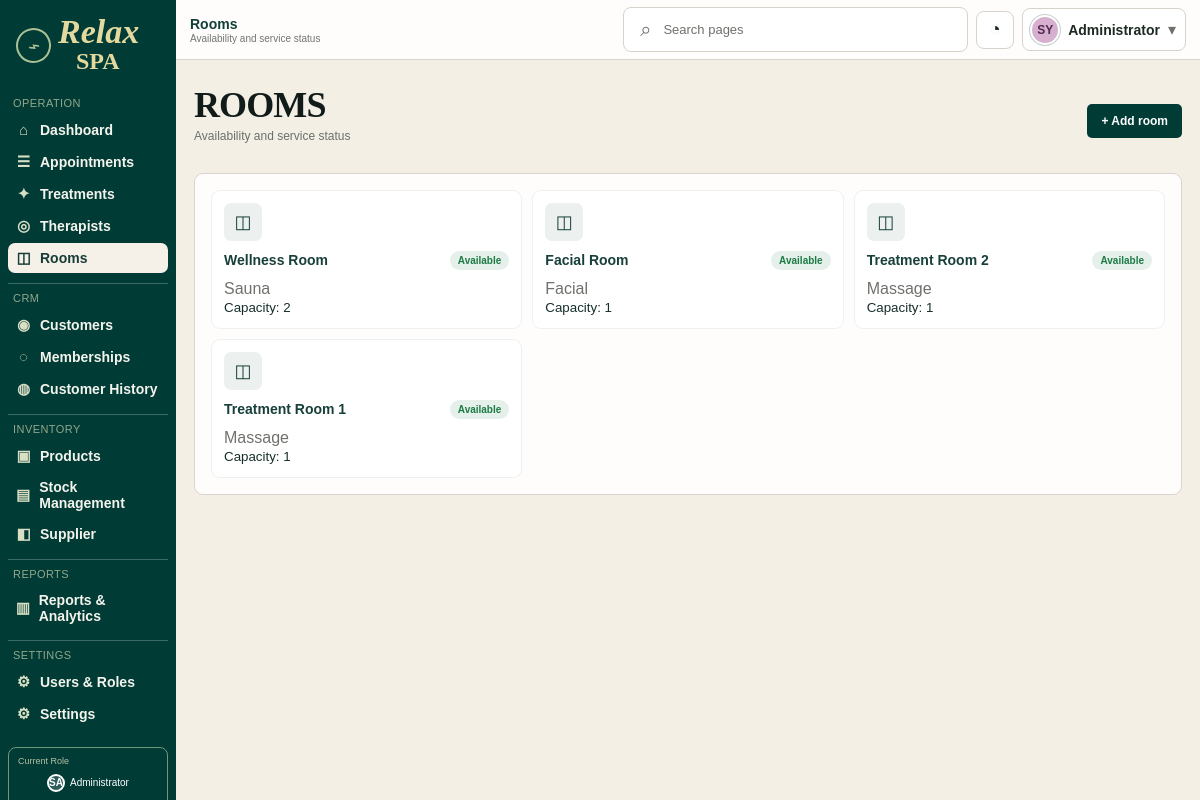
The app's page /?route=rooms (signed in) with its own data.
### tables this page shows
CREATE TABLE treatment_rooms (
    id BIGINT UNSIGNED AUTO_INCREMENT PRIMARY KEY,
    room_code VARCHAR(30) NOT NULL UNIQUE,
    room_name VARCHAR(100) NOT NULL,
    room_type VARCHAR(100) NULL,
    capacity SMALLINT UNSIGNED NOT NULL DEFAULT 1,
    status ENUM('available','occupied','cleaning','under_maintenance')
        NOT NULL DEFAULT 'available',
    notes TEXT NULL,
    created_at TIMESTAMP NOT NULL DEFAULT CURRENT_TIMESTAMP,
    updated_at TIMESTAMP NOT NULL DEFAULT CURRENT_TIMESTAMP ON UPDATE CURRENT_TIMESTAMP
);

### app/Controllers/RoomController.php (called while the page is built, shortened)
<?php
require_once __DIR__ . '/../Models/TreatmentRoom.php';
require_once __DIR__ . '/../../config/database.php';
final class RoomController
{
    public function index(): void
    {
        $isReceptionist = strtolower((string) ($_SESSION['user']['role'] ?? '')) === 'receptionist';
        $roomModel = new TreatmentRoom(Database::connection());
        $rooms = [];
        try {
            $rooms = $roomModel->all($isReceptionist);
        } catch (Throwable $e) {
        }
        require __DIR__ . '/../Views/rooms/index.php';
    }
}

### config/database.php (called while the page is built, shortened)
<?php
require_once __DIR__ . '/config.php';
final class Database
{
    private static ?PDO $connection = null;
    public static function connection(): PDO
    {
        if (self::$connection instanceof PDO) {
            return self::$connection;
        }
        $host = '127.0.0.1';
        $port = '3306';
        $db   = 'spa_management';
        $user = 'root';
        $pass = '';
        $dsn = "mysql:host={$host};port={$port};dbname={$db};charset=utf8mb4";
        self::$connection = new PDO(
            $dsn,
            $user,
            $pass,
            [
                PDO::ATTR_ERRMODE => PDO::ERRMODE_EXCEPTION,
                PDO::ATTR_DEFAULT_FETCH_MODE => PDO::FETCH_ASSOC,
                PDO::ATTR_EMULATE_PREPARES => false,
            ]
        );
        return self::$connection;
    }
}

### app/Models/TreatmentRoom.php (called while the page is built, shortened)
<?php
final class TreatmentRoom
{
	public function all(bool $ascending = false): array
	{
		$stmt = $this->db->query(
			'SELECT r.id, r.room_code, r.room_name, r.room_type, r.capacity, r.status, r.notes,
					(SELECT a.id
					 FROM appointments a
					 WHERE a.room_id = r.id
					   AND a.appointment_date = CURDATE()
					   AND a.start_time <= CURTIME()
					   AND a.end_time > CURTIME()
					   AND a.status IN (\'confirmed\', \'in_progress\')
					 ORDER BY a.start_time DESC
					 LIMIT 1) AS current_appointment_id,
					(SELECT t.full_name
					 FROM appointments a
					 LEFT JOIN therapists t ON t.id = a.therapist_id
					 WHERE a.room_id = r.id
					   AND a.appointment_date = CURDATE()
					   AND a.start_time <= CURTIME()
					   AND a.end_time > CURTIME()
					   AND a.status IN (\'confirmed\', \'in_progress\')
					 ORDER BY a.start_time DESC
					 LIMIT 1) AS current_therapist,
					(SELECT TIME_FORMAT(a.end_time, \'%l:%i%p\')
					 FROM appointments a
					 WHERE a.room_id = r.id
					   AND a.appointment_date = CURDATE()
					   AND a.start_time <= CURTIME()
					   AND a.end_time > CURTIME()
					   AND a.status IN (\'confirmed\', \'in_progress\')
					 ORDER BY a.start_time DESC
					 LIMIT 1) AS occupied_until
			 FROM treatment_rooms r
			 ORDER BY r.id ' . ($ascending ? 'ASC' : 'DESC')
		);
		return array_map(static function (array $room): array {
			$statusMap = [
				'available' => ['label' => 'Available', 'class' => 'available'],
				'occupied' => ['label' => 'Occupied', 'class' => 'occupied'],
				'cleaning' => ['label' => 'Cleaning', 'class' => 'cleaning'],
				'under_maintenance' => ['label' => 'Maintenance', 'class' => 'maintenance'],
			];
			$status = $statusMap[$room['status']] ?? $statusMap['available'];
			$isOccupied = !empty($room['current_appointment_id']) && !in_array($room['status'], ['cleaning', 'under_maintenance'], true);
			if ($isOccupied) {
				$status = $statusMap['occupied'];
			}
			return [
				'id' => (int) $room['id'],
				'number' => $room['room_name'] ?: $room['room_code'],
				'type' => $room['room_type'] ?: 'Treatment room',
				'capacity' => (int) $room['capacity'],
				'status' => $status['label'],
				'status_class' => $status['class'],
				'therapist' => $isOccupied ? ((string) ($room['current_therapist'] ?? '') ?: 'Guest appointment') : '',
				'occupied_until' => $isOccupied ? (string) $room['occupied_until'] : '',
			];
		}, $stmt->fetchAll(PDO::FETCH_ASSOC));
	}
}

### app/Views/rooms/index.php (the view, shortened to what this page needs)
<?php
$isReceptionist = strtolower((string) ($_SESSION['user']['role'] ?? '')) === 'receptionist';
?>
<!doctype html>
<html lang="en">
<head>
    <link rel="stylesheet" href="<?= e(APP_URL) ?>/public/css/style.css?v=<?= e(asset_version('public/css/style.css')) ?>">
</head>
<body class="dashboard-page <?= $isReceptionist ? 'receptionist-role' : '' ?>" data-role="<?= e(strtolower((string) ($_SESSION['user']['role'] ?? ''))) ?>">
    <div class="dashboard-shell">
        <aside class="sidebar">
            <div class="brand-block">
                <div class="brand-mark">
                    <span class="brand-leaf">⌁</span>
                    <div class="brand-text">
                        <div class="brand-name">Relax</div>
                        <div class="brand-subtitle">SPA</div>
                    </div>
                </div>
            </div>
            <nav class="sidebar-menu">
                <div class="nav-section">
                    <a class="nav-item" href="<?= e(APP_URL) ?>/?route=dashboard"><span class="nav-icon">⌂</span><span>Dashboard</span></a>
                    <a class="nav-item" href="<?= e(APP_URL) ?>/?route=appointments"><span class="nav-icon">☰</span><span>Appointments</span></a>
                    <a class="nav-item" href="<?= e(APP_URL) ?>/?route=services"><span class="nav-icon">✦</span><span>Treatments</span></a>
                    <a class="nav-item" href="<?= e(APP_URL) ?>/?route=therapists"><span class="nav-icon">◎</span><span>Therapists</span></a>
                    <a class="nav-item active" href="<?= e(APP_URL) ?>/?route=rooms"><span class="nav-icon">◫</span><span>Rooms</span></a>
                </div>
                <div class="nav-section">
                    <a class="nav-item" href="<?= e(APP_URL) ?>/?route=customers"><span class="nav-icon">◉</span><span>Customers</span></a>
                    <a class="nav-item" href="<?= e(APP_URL) ?>/?route=memberships"><span class="nav-icon">◌</span><span>Memberships</span></a>
                    <a class="nav-item" href="<?= e(APP_URL) ?>/?route=customer-history"><span class="nav-icon">◍</span><span>Customer History</span></a>
                </div>
                <div class="nav-section">
                    <a class="nav-item" href="<?= e(APP_URL) ?>/?route=products"><span class="nav-icon">▣</span><span>Products</span></a>
                    <a class="nav-item" href="<?= e(APP_URL) ?>/?route=stock-management"><span class="nav-icon">▤</span><span>Stock Management</span></a>
                    <a class="nav-item" href="<?= e(APP_URL) ?>/?route=suppliers"><span class="nav-icon">◧</span><span>Supplier</span></a>
                </div>
                <div class="nav-section">
                    <a class="nav-item" href="<?= e(APP_URL) ?>/?route=reports"><span class="nav-icon">▥</span><span>Reports &amp; Analytics</span></a>
                </div>
                <div class="nav-section">
                    <a class="nav-item" href="<?= e(APP_URL) ?>/?route=users-and-roles"><span class="nav-icon">⚙</span><span>Users &amp; Roles</span></a>
                    <a class="nav-item" href="<?= e(APP_URL) ?>/?route=settings"><span class="nav-icon">⚙</span><span>Settings</span></a>
                </div>
            </nav>
            <?= sidebar_role_footer() ?>
        </aside>
        <main class="main-panel">
            <header class="topbar">
                <div class="topbar-left"><div class="welcome-text">Welcome back, <?= e((string) ($_SESSION['user']['full_name'] ?? $_SESSION['user']['username'] ?? 'Admin')) ?>!</div></div>
                <div class="topbar-actions">
                    <div class="search-box"><span class="search-icon">⌕</span><span>Search</span></div>
                    <button class="icon-button" aria-label="Notifications">◔</button>
                    <div class="user-chip"><?= profile_avatar($_SESSION['user'] ?? [], 'user-name', strtoupper(substr((string) ($_SESSION['user']['full_name'] ?? $_SESSION['user']['username'] ?? 'SV'), 0, 2))) ?><span class="user-role"><?= e(role_label((string) ($_SESSION['user']['role'] ?? 'admin'))) ?></span><span class="user-chevron">▾</span></div>
                </div>
            </header>
            <div class="content-wrap <?= $isReceptionist ? 'receptionist-rooms-page' : '' ?>">
                <?php if ($isReceptionist): ?>
                    <?php
                        $availableRoomCount = count(array_filter($rooms, static fn (array $room): bool => $room['status'] === 'Available'));
                    ?>
                    <div class="page-heading receptionist-rooms-heading">
                        <div>
                            <h1 class="page-title">ROOMS</h1>
                            <div class="page-date"><?= number_format($availableRoomCount) ?> of <?= number_format(count($rooms)) ?> treatment rooms available right now.</div>
                        </div>
                        <div class="receptionist-rooms-date"><span aria-hidden="true">▣</span><?= e(date('M j, Y')) ?></div>
                    </div>
                    <section class="receptionist-room-grid" aria-label="Treatment room availability">
                        <?php if ($rooms === []): ?>
                            <p class="receptionist-room-empty">No treatment rooms are available.</p>
                        <?php endif; ?>
                        <?php foreach ($rooms as $room): ?>
                            <article class="receptionist-room-card receptionist-room-<?= e($room['status_class']) ?>">
                                <div class="receptionist-room-card-top">
                                    <span class="receptionist-room-icon" aria-hidden="true">⌂</span>
                                    <span class="receptionist-room-status status-<?= e($room['status_class']) ?>"><?= e($room['status']) ?></span>
                                </div>
                                <div class="receptionist-room-card-body">
                                    <h2><?= e($room['number']) ?></h2>
                                    <p><?= e($room['type']) ?><?= (int) $room['capacity'] > 1 ? ' · ' . e((string) $room['capacity']) . ' beds' : '' ?></p>
                                    <div class="receptionist-room-assignment">
                                        <span><?= e($room['therapist'] !== '' ? $room['therapist'] : ($room['status'] === 'Available' ? 'Ready for guests' : $room['status'])) ?></span>
                                        <span><?= e($room['occupied_until'] !== '' ? 'Until ' . $room['occupied_until'] : ($room['status'] === 'Available' ? 'Available now' : '')) ?></span>
                                    </div>
                                </div>
                            </article>
                        <?php endforeach; ?>
                    </section>
                <?php else: ?>
                <div class="page-heading">
                    <div>
                        <h1 class="page-title">ROOMS</h1>
                        <div class="page-date">Availability and service status</div>
                    </div>
                    <?php if (!$isReceptionist): ?><button class="primary-button" type="button" data-open-modal="room-modal">+ Add room</button><?php endif; ?>
                </div>
                <section class="module-panel">
                    <div class="room-grid">
                        <?php foreach ($rooms as $room): ?>
                            <article class="room-card <?= $isReceptionist ? 'receptionist-room-card' : '' ?>">
                                <div class="room-icon">◫</div>
                                <div class="room-line">
                                    <h3><?= e($room['number']) ?></h3>
                                    <span class="status-pill status-<?= e($room['status_class']) ?>"><?= e($room['status']) ?></span>
                                </div>
                                <p><?= e($room['type']) ?></p>
                                <small><?= $isReceptionist ? 'Guest capacity: ' : 'Capacity: ' ?><?= e((string) $room['capacity']) ?></small>
                            </article>
                        <?php endforeach; ?>
                    </div>
                </section>
                <?php endif; ?>
            </div>
        </main>
    </div>
</body>
</html>

### records on screen
treatment_rooms: room_name "Wellness Room", status "Available", room_type "Sauna", capacity "2"
treatment_rooms: room_name "Facial Room", status "Available", room_type "Facial", capacity "1"
treatment_rooms: room_name "Treatment Room 2", status "Available", room_type "Massage", capacity "1"
treatment_rooms: room_name "Treatment Room 1", status "Available", room_type "Massage", capacity "1"

### other values on screen
$fallback "SA SY"
$role "Administrator"
role_label((string) ($_SESSION['user']['role'] ?? 'admin')) "Administrator"
